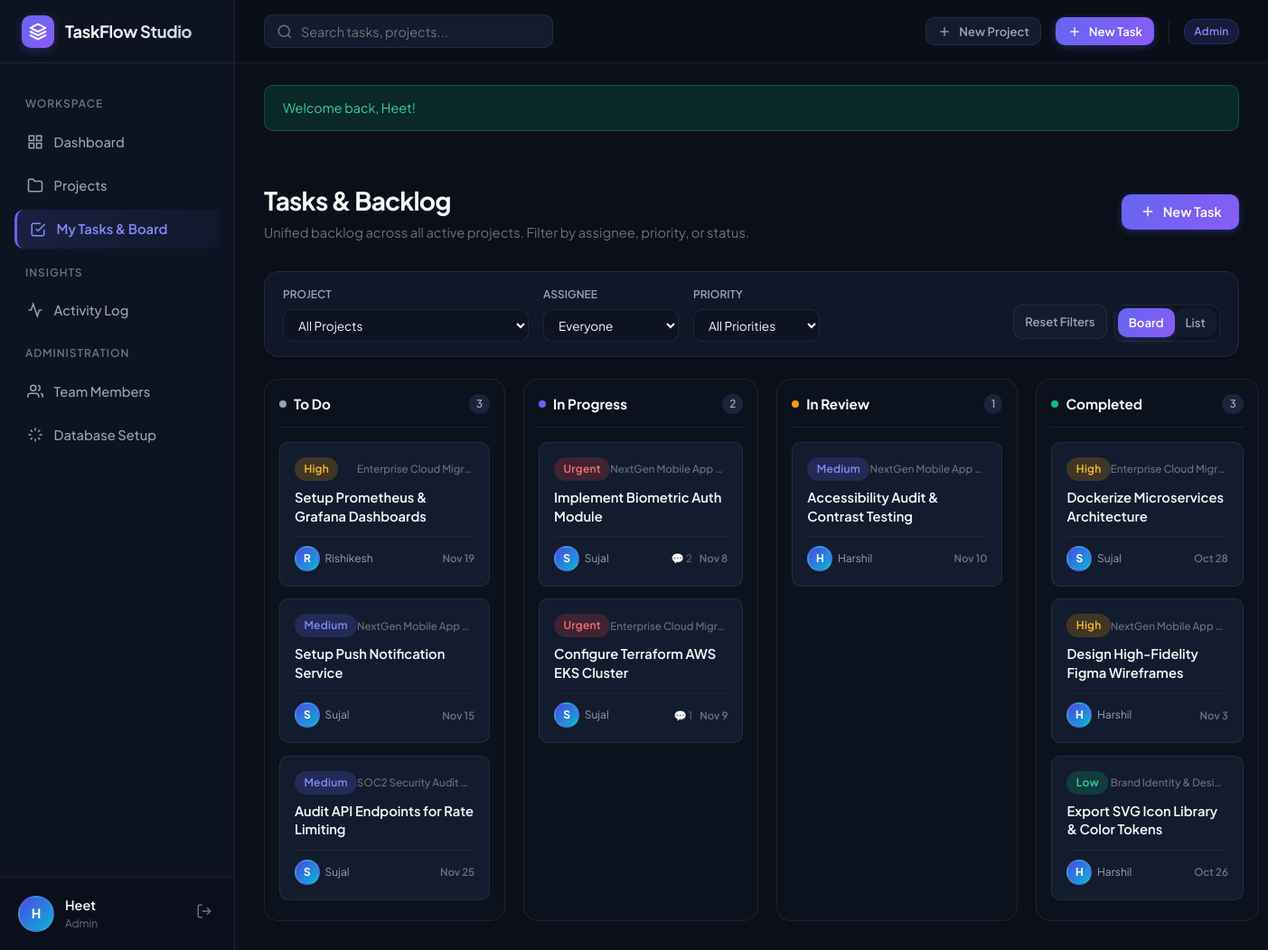
Screenshot of /tasks.php (signed in) with the database file from the repository.
### tables this page shows
CREATE TABLE `tasks` (
  `id` INT AUTO_INCREMENT PRIMARY KEY,
  `project_id` INT NOT NULL,
  `assigned_to` INT DEFAULT NULL,
  `title` VARCHAR(200) NOT NULL,
  `description` TEXT DEFAULT NULL,
  `status` ENUM('todo', 'in_progress', 'review', 'done') NOT NULL DEFAULT 'todo',
  `priority` ENUM('low', 'medium', 'high', 'urgent') NOT NULL DEFAULT 'medium',
  `due_date` DATE DEFAULT NULL,
  `estimated_hours` DECIMAL(5,1) DEFAULT 0.0,
  `created_by` INT NOT NULL,
  `created_at` DATETIME NOT NULL DEFAULT CURRENT_TIMESTAMP,
  `updated_at` DATETIME NOT NULL DEFAULT CURRENT_TIMESTAMP ON UPDATE CURRENT_TIMESTAMP,
  CONSTRAINT `fk_tasks_project` FOREIGN KEY (`project_id`) REFERENCES `projects` (`id`) ON DELETE CASCADE,
  CONSTRAINT `fk_tasks_assigned` FOREIGN KEY (`assigned_to`) REFERENCES `users` (`id`) ON DELETE SET NULL,
  CONSTRAINT `fk_tasks_creator` FOREIGN KEY (`created_by`) REFERENCES `users` (`id`) ON DELETE CASCADE
);

CREATE TABLE `projects` (
  `id` INT AUTO_INCREMENT PRIMARY KEY,
  `title` VARCHAR(150) NOT NULL,
  `description` TEXT DEFAULT NULL,
  `status` ENUM('planning', 'in_progress', 'completed', 'on_hold') NOT NULL DEFAULT 'in_progress',
  `priority` ENUM('low', 'medium', 'high', 'urgent') NOT NULL DEFAULT 'medium',
  `color` VARCHAR(20) DEFAULT '#6366f1',
  `start_date` DATE DEFAULT NULL,
  `due_date` DATE DEFAULT NULL,
  `budget` DECIMAL(10,2) DEFAULT 0.00,
  `created_by` INT NOT NULL,
  `created_at` DATETIME NOT NULL DEFAULT CURRENT_TIMESTAMP,
  `updated_at` DATETIME NOT NULL DEFAULT CURRENT_TIMESTAMP ON UPDATE CURRENT_TIMESTAMP,
  CONSTRAINT `fk_projects_created_by` FOREIGN KEY (`created_by`) REFERENCES `users` (`id`) ON DELETE CASCADE
);

CREATE TABLE `users` (
  `id` INT AUTO_INCREMENT PRIMARY KEY,
  `name` VARCHAR(100) NOT NULL,
  `email` VARCHAR(150) NOT NULL UNIQUE,
  `password` VARCHAR(255) NOT NULL,
  `role` ENUM('admin', 'manager', 'member') NOT NULL DEFAULT 'member',
  `title` VARCHAR(100) DEFAULT 'Team Member',
  `avatar` VARCHAR(255) DEFAULT NULL,
  `created_at` DATETIME NOT NULL DEFAULT CURRENT_TIMESTAMP
);

### config/init.php (called while the page is built, shortened)
<?php
function isLoggedIn() {
    return isset($_SESSION['user_id']) && !empty($_SESSION['user_id']);
}
function getCurrentUser() {
    return [
        'id'     => $_SESSION['user_id'],
        'name'   => $_SESSION['user_name'] ?? 'User',
        'email'  => $_SESSION['user_email'] ?? '',
        'role'   => $_SESSION['user_role'] ?? 'member',
        'avatar' => $_SESSION['user_avatar'] ?? null
    ];
}
function getInitials($name) {
    $words = explode(' ', trim($name));
    $initials = '';
    foreach ($words as $w) {
        if (!empty($w)) {
            $initials .= strtoupper($w[0]);
        }
    }
    return $initials ?: 'U';
}

### includes/kanban_card.php (the view)
<?php
$isOverdue = (!empty($task['due_date']) && strtotime($task['due_date']) < strtotime('today') && $task['status'] !== 'done');
?>
<div class="task-card" draggable="true" data-task-id="<?= $task['id'] ?>" data-status="<?= $task['status'] ?>">
    <div class="task-card-header">
        <span class="badge priority-<?= $task['priority'] ?>"><?= ucfirst($task['priority']) ?></span>
        <?php if (!empty($task['project_title'])): ?>
            <span style="font-size: 0.72rem; color: var(--text-muted); font-weight: 500; text-overflow: ellipsis; overflow: hidden; white-space: nowrap; max-width: 130px;">
                <?= htmlspecialchars($task['project_title']) ?>
            </span>
        <?php endif; ?>
    </div>
    <div class="task-card-title" onclick="viewTaskDetails(<?= $task['id'] ?>)">
        <?= htmlspecialchars($task['title']) ?>
    </div>
    <div class="task-card-footer">
        <div style="display: flex; align-items: center; gap: 0.35rem;" title="<?= htmlspecialchars($task['assigned_name'] ?: 'Unassigned') ?>">
            <div class="avatar avatar-sm"><?= getInitials($task['assigned_name'] ?: 'U') ?></div>
            <span style="font-size: 0.75rem; color: var(--text-secondary); max-width: 90px; overflow: hidden; text-overflow: ellipsis; white-space: nowrap;">
                <?= htmlspecialchars($task['assigned_name'] ?: 'Unassigned') ?>
            </span>
        </div>
        <div style="display: flex; align-items: center; gap: 0.5rem;">
            <?php if (!empty($task['comment_count']) && $task['comment_count'] > 0): ?>
                <span style="font-size: 0.72rem; color: var(--text-muted); display: flex; align-items: center; gap: 2px;">
                    💬 <?= $task['comment_count'] ?>
                </span>
            <?php endif; ?>
            <?php if (!empty($task['due_date'])): ?>
                <span style="font-size: 0.72rem; font-weight: 600; color: <?= $isOverdue ? '#f87171' : 'var(--text-muted)' ?>;" title="<?= $isOverdue ? 'Overdue!' : 'Due date' ?>">
                    <?= date('M j', strtotime($task['due_date'])) ?>
                </span>
            <?php endif; ?>
        </div>
    </div>
</div>

### tasks.php (shortened to what this page needs)
<?php
require_once __DIR__ . '/includes/header.php';
try {
    $pdo = getDBConnection(true);
    $viewMode = $_GET['view'] ?? 'board';
    $sql = "
        SELECT t.*, p.title AS project_title, p.color AS project_color, u.name AS assigned_name,
            (SELECT COUNT(*) FROM task_comments WHERE task_id = t.id) AS comment_count
        FROM tasks t
        JOIN projects p ON t.project_id = p.id
        LEFT JOIN users u ON t.assigned_to = u.id
        WHERE 1=1
    ";
    $params = [];
    $sql .= " ORDER BY
        CASE WHEN t.priority = 'urgent' THEN 1 WHEN t.priority = 'high' THEN 2 WHEN t.priority = 'medium' THEN 3 ELSE 4 END,
        t.due_date ASC";
    $stmt = $pdo->prepare($sql);
    $stmt->execute($params);
    $tasks = $stmt->fetchAll();
    $kanbanTasks = ['todo' => [], 'in_progress' => [], 'review' => [], 'done' => []];
    foreach ($tasks as $t) {
        if (isset($kanbanTasks[$t['status']])) {
            $kanbanTasks[$t['status']][] = $t;
        } else {
            $kanbanTasks['todo'][] = $t;
        }
    }
} catch (Exception $e) {
    echo "<div class='alert alert-error'>Database error: " . htmlspecialchars($e->getMessage()) . "</div>";
    include __DIR__ . '/includes/footer.php';
    exit;
}
?>
<div class="page-content">
    <div class="page-header">
        <div>
            <h1 class="page-title">Tasks & Backlog</h1>
            <p class="page-subtitle">Unified backlog across all active projects. Filter by assignee, priority, or status.</p>
        </div>
        <div style="display: flex; gap: 0.75rem;">
            <button class="btn btn-primary" onclick="openModal('newTaskModal')">
                <svg width="18" height="18" viewBox="0 0 24 24" fill="none" stroke="currentColor" stroke-width="2"><line x1="12" y1="5" x2="12" y2="19"/><line x1="5" y1="12" x2="19" y2="12"/></svg>
                <span>New Task</span>
            </button>
        </div>
    </div>
    <div class="card" style="margin-bottom: 1.5rem; padding: 1rem 1.25rem;">
        <form method="GET" action="tasks.php" style="display: flex; gap: 1rem; flex-wrap: wrap; align-items: flex-end;">
            <div style="min-width: 180px;">
                <label class="form-label" style="font-size: 0.75rem; text-transform: uppercase;">Project</label>
                <select name="project_id" class="form-control" style="padding: 0.45rem 0.75rem; font-size: 0.85rem;" onchange="this.form.submit()">
                    <option value="0">All Projects</option>
                </select>
            </div>
            <?php if ($currentUser['role'] !== 'member'): ?>
                <div style="min-width: 150px;">
                    <label class="form-label" style="font-size: 0.75rem; text-transform: uppercase;">Assignee</label>
                    <select name="assignee" class="form-control" style="padding: 0.45rem 0.75rem; font-size: 0.85rem;" onchange="this.form.submit()">
                        <option value="all">Everyone</option>
                    </select>
                </div>
            <?php endif; ?>
            <div style="min-width: 140px;">
                <label class="form-label" style="font-size: 0.75rem; text-transform: uppercase;">Priority</label>
                <select name="priority" class="form-control" style="padding: 0.45rem 0.75rem; font-size: 0.85rem;" onchange="this.form.submit()">
                    <option value="all">All Priorities</option>
                </select>
            </div>
            <div style="display: flex; gap: 0.5rem; margin-left: auto;">
                <a href="tasks.php" class="btn btn-secondary btn-sm" style="height: 38px;">Reset Filters</a>
                <div style="display: flex; background: var(--bg-input); padding: 0.2rem; border-radius: var(--radius-md); border: 1px solid var(--border);">
                    <a href="tasks.php?<?= http_build_query(array_merge($_GET, ['view' => 'board'])) ?>" class="btn btn-sm <?= ($viewMode === 'board') ? 'btn-primary' : 'btn-secondary' ?>" style="border: none;">Board</a>
                    <a href="tasks.php?<?= http_build_query(array_merge($_GET, ['view' => 'list'])) ?>" class="btn btn-sm <?= ($viewMode === 'list') ? 'btn-primary' : 'btn-secondary' ?>" style="border: none;">List</a>
                </div>
            </div>
        </form>
    </div>
    <?php if ($viewMode === 'board'): ?>
        <div class="kanban-board">
            <div class="kanban-column">
                <div class="kanban-col-header">
                    <div class="kanban-col-title">
                        <span style="width: 8px; height: 8px; border-radius: 50%; background: #94a3b8;"></span>
                        <span>To Do</span>
                    </div>
                    <span class="kanban-badge"><?= count($kanbanTasks['todo']) ?></span>
                </div>
                <div class="kanban-cards-wrapper" data-status="todo">
                    <?php foreach ($kanbanTasks['todo'] as $task): ?>
                        <?php include __DIR__ . '/includes/kanban_card.php'; ?>
                    <?php endforeach; ?>
                </div>
            </div>
            <div class="kanban-column">
                <div class="kanban-col-header">
                    <div class="kanban-col-title">
                        <span style="width: 8px; height: 8px; border-radius: 50%; background: #6366f1;"></span>
                        <span>In Progress</span>
                    </div>
                    <span class="kanban-badge"><?= count($kanbanTasks['in_progress']) ?></span>
                </div>
                <div class="kanban-cards-wrapper" data-status="in_progress">
                    <?php foreach ($kanbanTasks['in_progress'] as $task): ?>
                        <?php include __DIR__ . '/includes/kanban_card.php'; ?>
                    <?php endforeach; ?>
                </div>
            </div>
            <div class="kanban-column">
                <div class="kanban-col-header">
                    <div class="kanban-col-title">
                        <span style="width: 8px; height: 8px; border-radius: 50%; background: #f59e0b;"></span>
                        <span>In Review</span>
                    </div>
                    <span class="kanban-badge"><?= count($kanbanTasks['review']) ?></span>
                </div>
                <div class="kanban-cards-wrapper" data-status="review">
                    <?php foreach ($kanbanTasks['review'] as $task): ?>
                        <?php include __DIR__ . '/includes/kanban_card.php'; ?>
                    <?php endforeach; ?>
                </div>
            </div>
            <div class="kanban-column">
                <div class="kanban-col-header">
                    <div class="kanban-col-title">
                        <span style="width: 8px; height: 8px; border-radius: 50%; background: #10b981;"></span>
                        <span>Completed</span>
                    </div>
                    <span class="kanban-badge"><?= count($kanbanTasks['done']) ?></span>
                </div>
                <div class="kanban-cards-wrapper" data-status="done">
                    <?php foreach ($kanbanTasks['done'] as $task): ?>
                        <?php include __DIR__ . '/includes/kanban_card.php'; ?>
                    <?php endforeach; ?>
                </div>
            </div>
        </div>
    <?php endif; ?>
</div>
<?php include __DIR__ . '/includes/footer.php'; ?>

### rows the page displays
tasks: priority "High", project.title "Enterprise Cloud Migr…", title "Setup Prometheus & Grafana Dashboards", assigned_to.name "R", assigned_to.name "Rishikesh", due_date "Nov 19"
tasks: priority "Medium", project.title "NextGen Mobile App…", title "Setup Push Notification Service", assigned_to.name "S", assigned_to.name "Sujal", due_date "Nov 15"
tasks: priority "Medium", project.title "SOC2 Security Audit…", title "Audit API Endpoints for Rate Limiting", assigned_to.name "S", assigned_to.name "Sujal", due_date "Nov 25"
tasks: priority "Urgent", project.title "NextGen Mobile App…", title "Implement Biometric Auth Module", assigned_to.name "S", assigned_to.name "Sujal", comment_count "2", due_date "Nov 8"
tasks: priority "Urgent", project.title "Enterprise Cloud Migr…", title "Configure Terraform AWS EKS Cluster", assigned_to.name "S", assigned_to.name "Sujal", comment_count "1", due_date "Nov 9"
tasks: priority "Medium", project.title "NextGen Mobile App…", title "Accessibility Audit & Contrast Testing", assigned_to.name "H", assigned_to.name "Harshil", due_date "Nov 10"
tasks: priority "High", project.title "Enterprise Cloud Migr…", title "Dockerize Microservices Architecture", assigned_to.name "S", assigned_to.name "Sujal", due_date "Oct 28"
tasks: priority "High", project.title "NextGen Mobile App…", title "Design High-Fidelity Figma Wireframes", assigned_to.name "H", assigned_to.name "Harshil", due_date "Nov 3"
tasks: priority "Low", project.title "Brand Identity & Desi…", title "Export SVG Icon Library & Color Tokens", assigned_to.name "H", assigned_to.name "Harshil", due_date "Oct 26"

### other values shown
getInitials($currentUser['name'] ?? 'User') "H"
$currentUser['name'] "Heet"
$currentUser['role'] "Admin"
$flash['message'] "Welcome back, Heet!"
count($kanbanTasks['todo']) "3"
count($kanbanTasks['in_progress']) "2"
count($kanbanTasks['review']) "1"
count($kanbanTasks['done']) "3"
